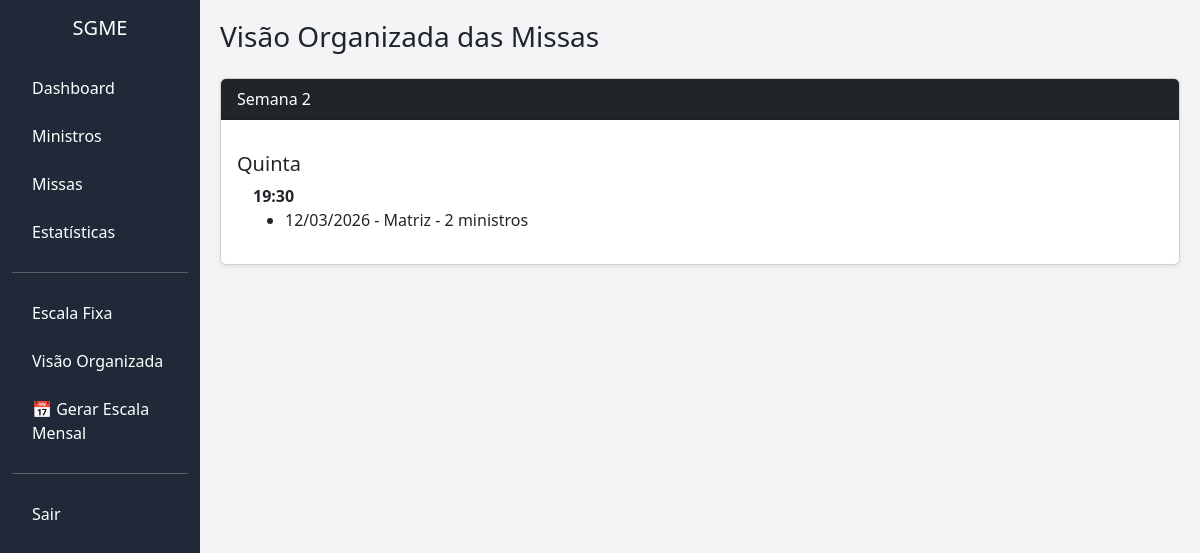
The page /missas/visao (signed in) on the database as committed earlier.
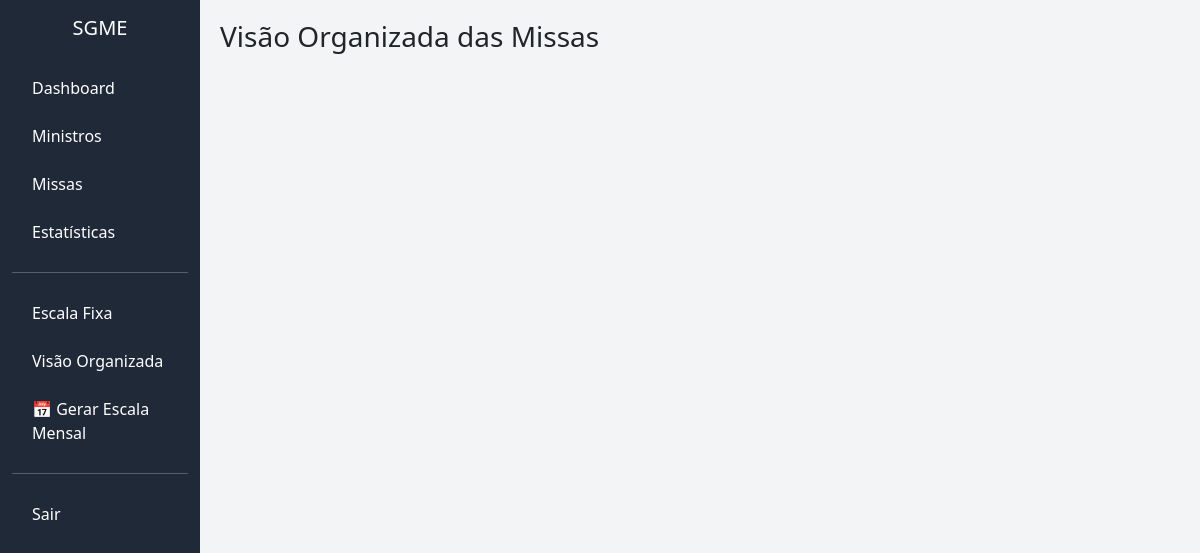
The same page on the database as committed later.
### models.py (models this page shows)
class Missa(db.Model):
    id = db.Column(db.Integer, primary_key=True)
    data = db.Column(db.Date, nullable=False)
    horario = db.Column(db.String(10))
    comunidade = db.Column(db.String(100))
    qtd_ministros = db.Column(db.Integer)
    id_paroquia = db.Column(db.Integer, db.ForeignKey('paroquia.id'))

### app.py (the view)
@app.route("/missas/visao")
@login_required
def visao_missas():
    missas = Missa.query.filter_by(
        id_paroquia=current_user.id_paroquia
    ).order_by(Missa.data, Missa.horario).all()
    estrutura = {}
    for missa in missas:
        data = missa.data
        semana = (data.day - 1) // 7 + 1
        dia_semana = data.weekday()  # 0=segunda
        horario = missa.horario
        if semana not in estrutura:
            estrutura[semana] = {}
        if dia_semana not in estrutura[semana]:
            estrutura[semana][dia_semana] = {}
        if horario not in estrutura[semana][dia_semana]:
            estrutura[semana][dia_semana][horario] = []
        estrutura[semana][dia_semana][horario].append(missa)
    return render_template(
        "visao_missas.html",
        estrutura=estrutura
    )

### app.py (called while the page is built)
@login_manager.user_loader
def load_user(user_id):
    return Usuario.query.get(int(user_id))

### templates/visao_missas.html
{% extends "base.html" %}
{% block content %}
<h3 class="mb-4">Visão Organizada das Missas</h3>
{% set dias = ["Segunda","Terça","Quarta","Quinta","Sexta","Sábado","Domingo"] %}
{% for semana, dias_dict in estrutura.items()|sort %}
<div class="card mb-4 shadow-sm">
    <div class="card-header bg-dark text-white">
        Semana {{ semana }}
    </div>
    <div class="card-body">
        {% for dia, horarios in dias_dict.items()|sort %}
            <h5 class="mt-3">{{ dias[dia] }}</h5>
            {% for horario, lista_missas in horarios.items()|sort %}
                <div class="ms-3 mb-3">
                    <strong>{{ horario }}</strong>
                    <ul>
                        {% for missa in lista_missas %}
                            <li>
                                {{ missa.data.strftime('%d/%m/%Y') }} -
                                {{ missa.comunidade }} -
                                {{ missa.qtd_ministros }} ministros
                            </li>
                        {% endfor %}
                    </ul>
                </div>
            {% endfor %}
        {% endfor %}
    </div>
</div>
{% endfor %}
{% endblock %}

Rows that differ between the two databases and show on the page:
removed Missa: horario "19:30", data "12/03/2026", comunidade "Matriz", qtd_ministros "2"
Other text that changed with them:
list line gone: "Semana 2 Quinta"
